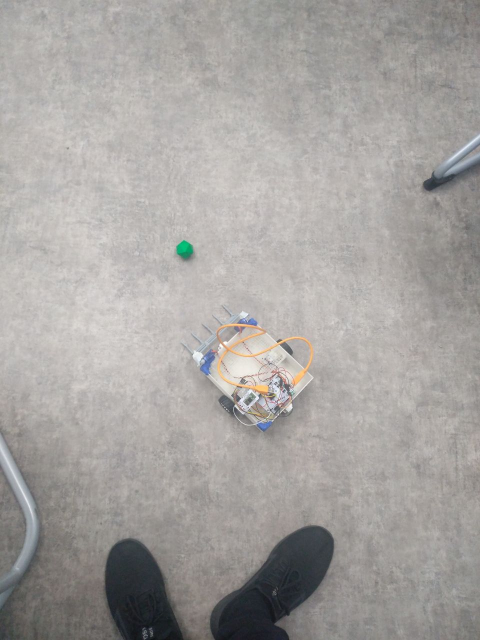
#> input picture image/1.jpg, 960 x 1280 px (shown at 1/2 size)
$ python -i functions.py   (imports and definitions only)
#> lines starting #> are read from the running program, lines starting #| are printed output that depends on the picture; after the words box and inside, x2 and y2 are one past the last pixel; in counts of white or black regions, pixels touching at a corner belong together
#> further down, picture is the input picture: shape (1280, 960, 3); mean B, G, R 159.4, 162.2, 165.4
import cv2
import numpy as np
from math import degrees, atan2


def unit_vector(vector):
    return vector / np.linalg.norm(vector)

def range_p(x1, y1, x2, y2):  # расстояние между точками
    return ((x1 - x2) ** 2 + (y1 - y2) ** 2) ** 0.5

#def unit_vector(vector):
    #""" Returns the unit vector of the vector.  """
    #return vector / np.linalg.norm(vector)

# [4 lines left out: function draw_point, not called in this run]

def draw_angle(img, point, name):
    cv2.putText(img, name, (2000, 2000),
                cv2.FONT_HERSHEY_SIMPLEX, 1, (0, 0, 255), 2)

# [87 lines left out: functions points_returner, angle_returner, not called in this run]

def start_tresh(img):
    hsv_min2 = np.array((49, 139, 78), np.uint8)
    hsv_max2 = np.array((87, 255, 150), np.uint8)
    hsv2 = cv2.cvtColor(img, cv2.COLOR_BGR2HSV)
#> hsv2: shape (1280, 960, 3); mean H, S, V 23, 13, 166.2
    thresh2 = cv2.inRange(hsv2, hsv_min2, hsv_max2)
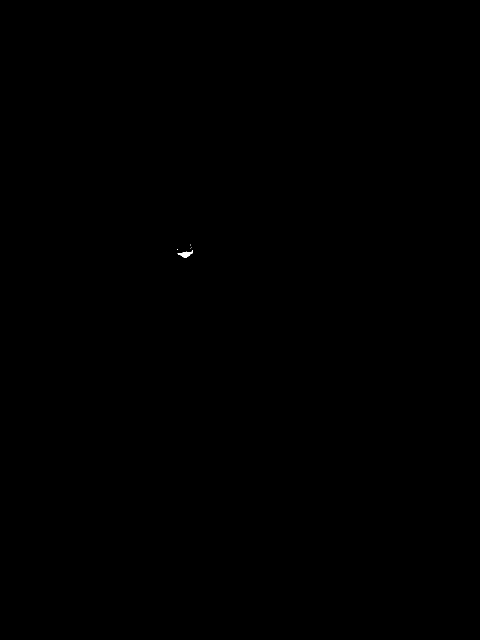
#> thresh2: shape (1280, 960) (shown at 1/2 size); 0.02% white; 5 white regions (4 under 20 px)

    contours2, _ = cv2.findContours(thresh2.copy(), cv2.RETR_CCOMP, cv2.CHAIN_APPROX_TC89_L1)
#> contours2 = 5 contours, 4 with area under 20; largest, box (x1, y1, x2, y2) and area: (355, 500, 386, 516) 179
    dArea_n = 0
    for i in range(len(contours2)):
        moments2 = cv2.moments(contours2[i])

        dM01 = moments2['m01']
        dM10 = moments2['m10']
        dArea = moments2['m00']

        if dArea > dArea_n:
            dArea_n = dArea
#> this loop made 5 passes
#> (dM01, dM10, dArea, dArea_n) on pass 1: (90978.7, 66481.2, 179, 179)
#> after the loop, dArea_n = 179

    if dArea_n > 50:
        return True
    return False

>>> import cv2
>>> picture = cv2.imread('image/1.jpg')
>>> result = start_tresh(picture)
#> result = True
